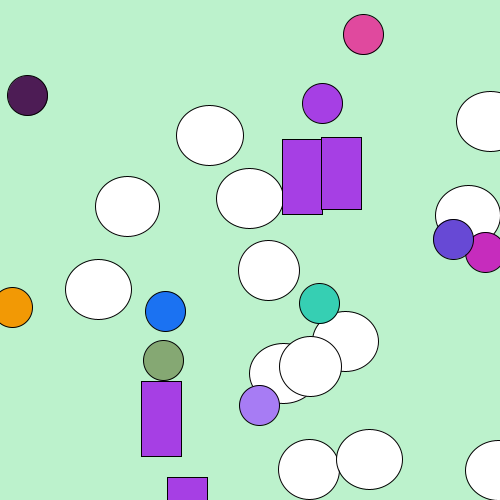
Frame 1 (no input)
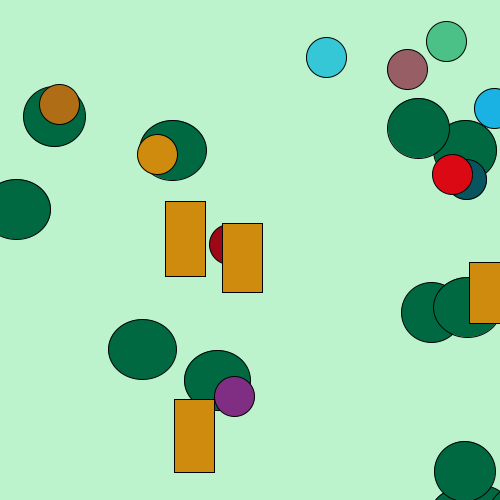
Frame 60 (the mouse pressed at the canvas centre just before this capture)
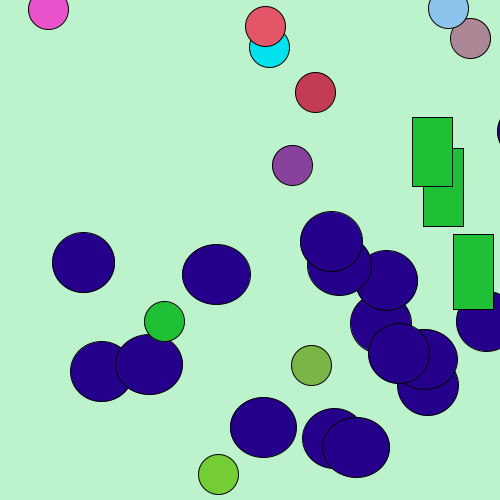
Frame 120 (the mouse held since frame 60 and released just before this capture)

The Processing sketch that drew these frames (run headless with seeded random() and noise(); from frame 60 on, the mouse is pressed at the canvas centre):

// Processing sketch: processing_44860
// ── processing_44860.pde

float ball_x;
float ball_y;
float ball_dir = 1;
float ball_size = 30;
float rect_size = 30;
float dy = 0;
float x = random(255);
float y = random(255);
float z = random(255);
float a = 1;
float[] ellArr=new float[20];
float[] rectArr=new float[20];

void setup()
{
  frameRate(5);
  size(500,500);
  background(188, 242, 204);
  smooth();
  ellipseMode(RADIUS);
  rectMode(RADIUS);
  ball_y = height/2;
  ball_x = 1;
  float x = random(255);
  float y = random(255);
  float z = random(255);
  float a = 1/2;
  stroke(1);
  for (int  j = 0; j<ellArr.length; j++)
{
  ellArr[j] = random(0,500);
  //println(ellArr[j]);
}
  for (int k = 0; k<rectArr.length; k++)
{
  rectArr[k] = random(0,500);
}
}

void draw()
{ 
  background(188, 242, 204);
  for (int j = 0; j<ellArr.length; j++)
{
  ellipse(ellArr[j]+random(0,500), ellArr[j]+random(0,500), ball_size + random(0,5-0), ball_size); 
}

for (int j = 0; j < 10; j++)
{
  fill(random(255), random(255), random(255));
  ellipse(random(0,500),random(0,500), 20, 20);
}
for (int k = 0; k<10; k++)
{
  rect(rectArr[k]+random(0,500), rectArr[k]+random(0, 500), rect_size-random(10,0), rect_size+ random(0,10));
}
}

void mouseClicked()
{
  background(random(255), random(255), random(255));
  for (int k = 0; k<10; k++)
{
  rect(rectArr[k]+random(0,500), rectArr[k]+random(0, 500), rect_size-random(10,0), rect_size+ random(0,10));
}
}
